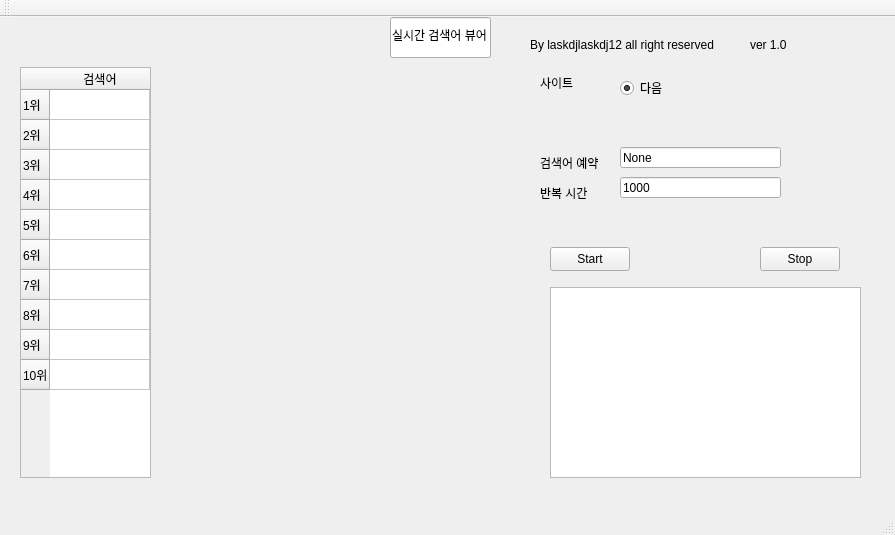
<?xml version="1.0" encoding="UTF-8"?>
<ui version="4.0">
 <class>MainWindow</class>
 <widget class="QMainWindow" name="MainWindow">
  <property name="geometry">
   <rect>
    <x>0</x>
    <y>0</y>
    <width>895</width>
    <height>535</height>
   </rect>
  </property>
  <property name="windowTitle">
   <string>MainWindow</string>
  </property>
  <widget class="QWidget" name="centralWidget">
   <widget class="QLineEdit" name="lineEdit">
    <property name="geometry">
     <rect>
      <x>390</x>
      <y>0</y>
      <width>101</width>
      <height>41</height>
     </rect>
    </property>
    <property name="text">
     <string>실시간 검색어 뷰어</string>
    </property>
    <property name="readOnly">
     <bool>true</bool>
    </property>
   </widget>
   <widget class="QLineEdit" name="lineEdit_2">
    <property name="geometry">
     <rect>
      <x>620</x>
      <y>130</y>
      <width>161</width>
      <height>21</height>
     </rect>
    </property>
    <property name="text">
     <string>None</string>
    </property>
   </widget>
   <widget class="QLabel" name="label">
    <property name="geometry">
     <rect>
      <x>540</x>
      <y>130</y>
      <width>71</width>
      <height>31</height>
     </rect>
    </property>
    <property name="text">
     <string>검색어 예약</string>
    </property>
   </widget>
   <widget class="QLineEdit" name="LoopTimeEditor">
    <property name="geometry">
     <rect>
      <x>620</x>
      <y>160</y>
      <width>161</width>
      <height>21</height>
     </rect>
    </property>
    <property name="text">
     <string>1000</string>
    </property>
   </widget>
   <widget class="QLabel" name="LoopTime">
    <property name="geometry">
     <rect>
      <x>540</x>
      <y>160</y>
      <width>71</width>
      <height>31</height>
     </rect>
    </property>
    <property name="text">
     <string>반복 시간 </string>
    </property>
   </widget>
   <widget class="QPushButton" name="StartButton">
    <property name="geometry">
     <rect>
      <x>550</x>
      <y>230</y>
      <width>80</width>
      <height>24</height>
     </rect>
    </property>
    <property name="text">
     <string>Start</string>
    </property>
   </widget>
   <widget class="QPushButton" name="StopButton">
    <property name="geometry">
     <rect>
      <x>760</x>
      <y>230</y>
      <width>80</width>
      <height>24</height>
     </rect>
    </property>
    <property name="text">
     <string>Stop</string>
    </property>
   </widget>
   <widget class="QLabel" name="label_2">
    <property name="geometry">
     <rect>
      <x>540</x>
      <y>50</y>
      <width>71</width>
      <height>31</height>
     </rect>
    </property>
    <property name="text">
     <string>사이트</string>
    </property>
   </widget>
   <widget class="QRadioButton" name="DaumWebSiteButton">
    <property name="geometry">
     <rect>
      <x>620</x>
      <y>60</y>
      <width>100</width>
      <height>22</height>
     </rect>
    </property>
    <property name="text">
     <string>다음</string>
    </property>
    <property name="checked">
     <bool>true</bool>
    </property>
   </widget>
   <widget class="QTextEdit" name="LogEditor">
    <property name="geometry">
     <rect>
      <x>550</x>
      <y>270</y>
      <width>311</width>
      <height>191</height>
     </rect>
    </property>
    <property name="readOnly">
     <bool>true</bool>
    </property>
   </widget>
   <widget class="QTableWidget" name="PotalSearchList">
    <property name="geometry">
     <rect>
      <x>20</x>
      <y>50</y>
      <width>131</width>
      <height>411</height>
     </rect>
    </property>
    <row>
     <property name="text">
      <string>1위</string>
     </property>
    </row>
    <row>
     <property name="text">
      <string>2위</string>
     </property>
    </row>
    <row>
     <property name="text">
      <string>3위</string>
     </property>
    </row>
    <row>
     <property name="text">
      <string>4위</string>
     </property>
    </row>
    <row>
     <property name="text">
      <string>5위</string>
     </property>
    </row>
    <row>
     <property name="text">
      <string>6위</string>
     </property>
    </row>
    <row>
     <property name="text">
      <string>7위</string>
     </property>
    </row>
    <row>
     <property name="text">
      <string>8위</string>
     </property>
    </row>
    <row>
     <property name="text">
      <string>9위</string>
     </property>
    </row>
    <row>
     <property name="text">
      <string>10위</string>
     </property>
    </row>
    <column>
     <property name="text">
      <string>검색어</string>
     </property>
    </column>
   </widget>
   <widget class="QLabel" name="label_3">
    <property name="geometry">
     <rect>
      <x>530</x>
      <y>20</y>
      <width>261</width>
      <height>16</height>
     </rect>
    </property>
    <property name="text">
     <string>By laskdjlaskdj12 all right reserved</string>
    </property>
   </widget>
   <widget class="QLabel" name="label_4">
    <property name="geometry">
     <rect>
      <x>750</x>
      <y>20</y>
      <width>41</width>
      <height>16</height>
     </rect>
    </property>
    <property name="text">
     <string>ver 1.0</string>
    </property>
   </widget>
  </widget>
  <widget class="QMenuBar" name="menuBar">
   <property name="geometry">
    <rect>
     <x>0</x>
     <y>0</y>
     <width>895</width>
     <height>22</height>
    </rect>
   </property>
  </widget>
  <widget class="QToolBar" name="mainToolBar">
   <attribute name="toolBarArea">
    <enum>TopToolBarArea</enum>
   </attribute>
   <attribute name="toolBarBreak">
    <bool>false</bool>
   </attribute>
  </widget>
  <widget class="QStatusBar" name="statusBar"/>
 </widget>
 <layoutdefault spacing="6" margin="11"/>
 <resources/>
 <connections/>
</ui>
